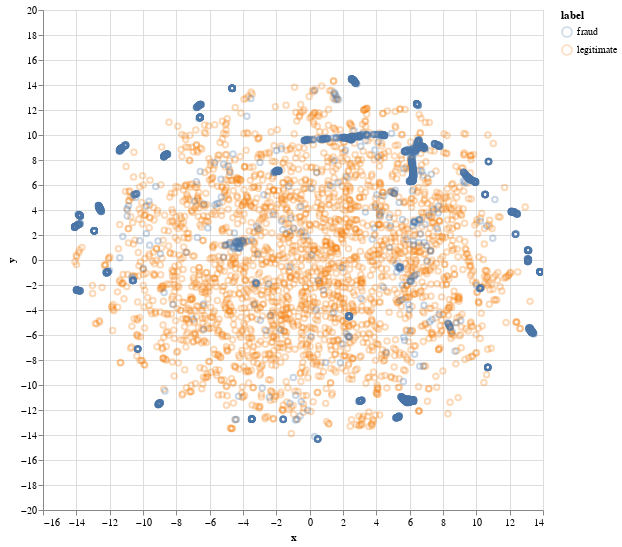

The cell this chart's notebook holds for it:
### Code cell
import altair as alt
alt.Chart(vis_sample).mark_point(opacity=0.3).encode(
    x="x:Q", 
    y="y:Q", 
    color="label"
).properties(width=500, height=500).interactive()

### Figure 1 — Vega-Lite specification as saved in the notebook (floating-point values rounded to 4 significant figures; data arrays with more than 128 entries replaced by an {"elided": "..."} marker saying what was removed)
{"config": {"view": {"continuousWidth": 400, "continuousHeight": 300}}, "data": {"name": "data-dbb0d8e6877b3bce7ecc35560f95e418"}, "mark": {"type": "point", "opacity": 0.3}, "encoding": {"color": {"type": "nominal", "field": "label"}, "x": {"type": "quantitative", "field": "x"}, "y": {"type": "quantitative", "field": "y"}}, "height": 500, "selection": {"selector001": {"type": "interval", "bind": "scales", "encodings": ["x", "y"]}}, "width": 500, "$schema": "https://vega.github.io/schema/vega-lite/v4.8.1.json", "datasets": {"data-dbb0d8e6877b3bce7ecc35560f95e418": {"elided": "5000 records"}}}
